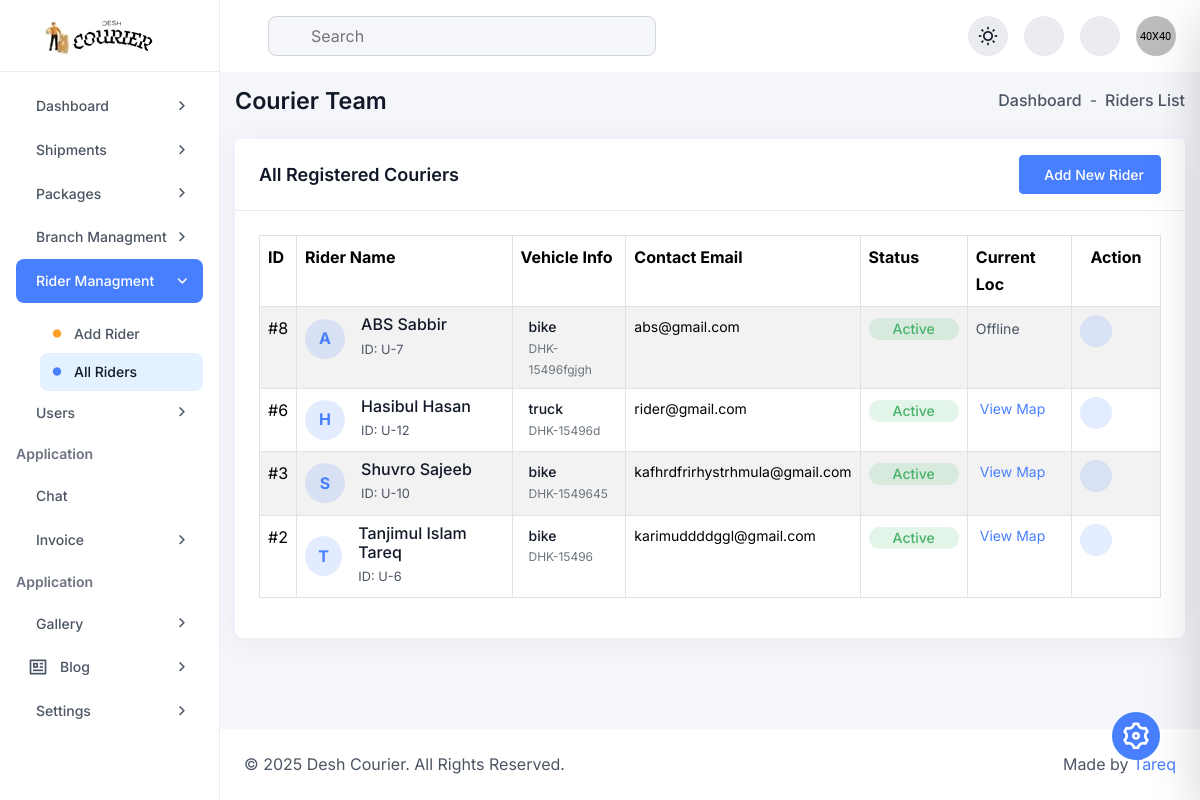
/admin/riders.php (signed in), run on the app's committed database.
### tables this page shows
CREATE TABLE `couriers` (
  `courier_id` int(11) NOT NULL,
  `user_id` int(11) NOT NULL,
  `vehicle_type` enum('bike','bicycle','van','truck') DEFAULT 'bike',
  `vehicle_plate_number` varchar(50) DEFAULT NULL,
  `status` enum('available','busy','offline') DEFAULT 'offline',
  `current_latitude` decimal(10,8) DEFAULT NULL,
  `current_longitude` decimal(11,8) DEFAULT NULL
);

CREATE TABLE `users` (
  `user_id` int(11) NOT NULL,
  `full_name` varchar(100) NOT NULL,
  `email` varchar(100) NOT NULL,
  `password_hash` varchar(255) NOT NULL,
  `phone` varchar(20) DEFAULT NULL,
  `role` enum('admin','staff','customer') DEFAULT 'customer',
  `department` varchar(100) DEFAULT NULL,
  `designation` varchar(100) DEFAULT NULL,
  `description` text DEFAULT NULL,
  `created_at` timestamp NOT NULL DEFAULT current_timestamp(),
  `profile_image` varchar(255) DEFAULT NULL,
  `status` enum('Active','Inactive','Pending') NOT NULL DEFAULT 'Active',
  `permission_group` varchar(50) DEFAULT 'View Only',
  `location` varchar(100) DEFAULT 'Unknown',
  `reset_token` varchar(255) DEFAULT NULL,
  `reset_token_expire` datetime DEFAULT NULL
);

### admin/riders.php (the view, shortened to what this page needs)
<?php
require 'db.php';
try {
    $sql = "SELECT c.*, u.full_name, u.email
            FROM couriers c
            JOIN users u ON c.user_id = u.user_id
            ORDER BY c.courier_id DESC";
    $stmt = $pdo->query($sql);
    $couriers = $stmt->fetchAll(PDO::FETCH_ASSOC);
} catch (Exception $e) {
    $couriers = [];
}
?>
<?php include "inc/header.php"?>
<div class="dashboard-main-body">
    <div class="d-flex flex-wrap align-items-center justify-content-between gap-3 mb-24">
        <h6 class="fw-semibold mb-0">Courier Team</h6>
        <ul class="d-flex align-items-center gap-2">
            <li class="fw-medium">
                <a href="index.html" class="d-flex align-items-center gap-1 hover-text-primary">
                    Dashboard
                </a>
            </li>
            <li>-</li>
            <li class="fw-medium">Riders List</li>
        </ul>
    </div>
    <div class="card h-100 p-0 radius-12">
        <div class="card-header border-bottom bg-base py-16 px-24 d-flex align-items-center justify-content-between">
            <h6 class="text-lg fw-semibold mb-0">All Registered Couriers</h6>
            <a href="add_courier.php" class="btn btn-primary-600 btn-sm px-3 d-flex align-items-center gap-2">
                <iconify-icon icon="solar:add-circle-bold" class="text-lg"></iconify-icon> Add New Rider
            </a>
        </div>
        <div class="card-body p-24">
            <div class="table-responsive scroll-sm">
                <table class="table table-bordered table-striped table-hover">
                    <thead class="bg-light">
                        <tr>
                            <th scope="col">ID</th>
                            <th scope="col">Rider Name</th>
                            <th scope="col">Vehicle Info</th>
                            <th scope="col">Contact Email</th> <th scope="col">Status</th>
                            <th scope="col">Current Loc</th>
                            <th scope="col" class="text-center">Action</th>
                        </tr>
                    </thead>
                    <tbody>
                        <?php if (count($couriers) > 0): ?>
                            <?php foreach ($couriers as $rider): ?>
                                <tr>
                                    <td>#<?= $rider['courier_id'] ?></td>
                                    <td>
                                        <div class="d-flex align-items-center">
                                            <div class="w-40-px h-40-px rounded-circle bg-primary-light d-flex justify-content-center align-items-center text-primary-600 fw-bold me-3">
                                                <?= strtoupper(substr($rider['full_name'], 0, 1)) ?>
                                            </div>
                                            <div>
                                                <h6 class="text-md mb-0 fw-medium"><?= htmlspecialchars($rider['full_name']) ?></h6>
                                                <small class="text-secondary-light">ID: U-<?= $rider['user_id'] ?></small>
                                            </div>
                                        </div>
                                    </td>
                                    <td>
                                        <div class="d-flex align-items-center gap-2">
                                            <div>
                                                <span class="d-block text-sm fw-medium text-primary-light"><?= htmlspecialchars($rider['vehicle_type']) ?></span>
                                                <span class="d-block text-xs text-secondary"><?= htmlspecialchars($rider['vehicle_plate_number']) ?></span>
                                            </div>
                                        </div>
                                    </td>
                                    <td>
                                        <span class="d-block text-sm"><?= htmlspecialchars($rider['email']) ?></span>
                                    </td>
                                    <td>
                                        <?php if ($rider['status'] == 'available'): ?>
                                            <span class="badge bg-success-focus text-success-main px-24 py-4 rounded-pill fw-medium text-sm">Active</span>
                                        <?php elseif ($rider['status'] == 'busy'): ?>
                                            <span class="badge bg-warning-focus text-warning-main px-24 py-4 rounded-pill fw-medium text-sm">On Delivery</span>
                                        <?php else: ?>
                                            <span class="badge bg-danger-focus text-danger-main px-24 py-4 rounded-pill fw-medium text-sm">Inactive</span>
                                        <?php endif; ?>
                                    </td>
                                    <td>
                                        <?php if($rider['current_latitude'] != 0): ?>
                                            <a href="https://maps.google.com/?q=<?= $rider['current_latitude'] ?>,<?= $rider['current_longitude'] ?>" target="_blank" class="text-primary-600 text-sm hover-text-primary-800 d-flex align-items-center gap-1">
                                                <iconify-icon icon="solar:map-point-bold"></iconify-icon> View Map
                                            </a>
                                        <?php else: ?>
                                            <span class="text-secondary-light text-sm">Offline</span>
                                        <?php endif; ?>
                                    </td>
                                    <td class="text-center">
                                        <div class="d-flex align-items-center justify-content-center gap-2">
                                            <a href="#" class="w-32-px h-32-px bg-primary-light text-primary-600 rounded-circle d-flex justify-content-center align-items-center">
                                            </a>
                                            <a href="#" class="w-32-px h-32-px bg-danger-light text-danger-600 rounded-circle d-flex justify-content-center align-items-center" onclick="return confirm('Are you sure?');">
                                            </a>
                                        </div>
                                    </td>
                                </tr>
                            <?php endforeach; ?>
                        <?php endif; ?>
                    </tbody>
                </table>
            </div>
        </div>
    </div>
</div>
<?php include "inc/footer.php" ?>

### data on the page
couriers: courier_id "8", user.full_name "A", user.full_name "ABS Sabbir", user "7", vehicle_type "bike", vehicle_plate_number "DHK-15496fgjgh", user.email "abs@gmail.com", status "Active", current_latitude "Offline"
couriers: courier_id "6", user.full_name "H", user.full_name "Hasibul Hasan", user "12", vehicle_type "truck", vehicle_plate_number "DHK-15496d", user.email "rider@gmail.com", status "Active"
couriers: courier_id "3", user.full_name "S", user.full_name "Shuvro Sajeeb", user "10", vehicle_type "bike", vehicle_plate_number "DHK-1549645", user.email "kafhrdfrirhystrhmula@gmail.com", status "Active"
couriers: courier_id "2", user.full_name "T", user.full_name "Tanjimul Islam Tareq", user "6", vehicle_type "bike", vehicle_plate_number "DHK-15496", user.email "karimuddddggl@gmail.com", status "Active"
